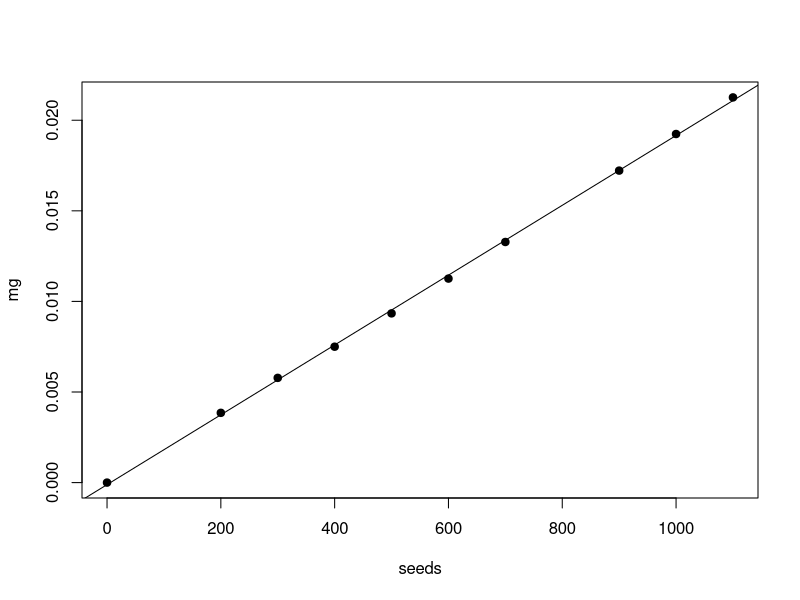
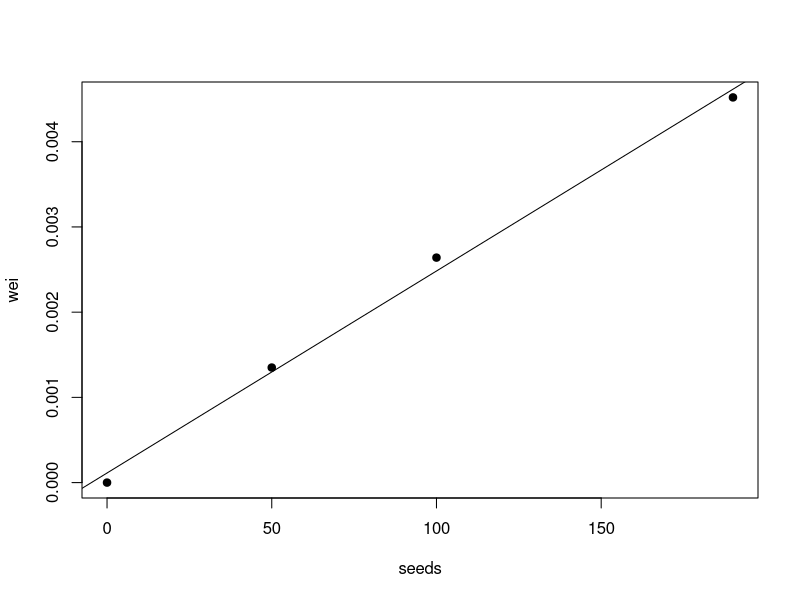
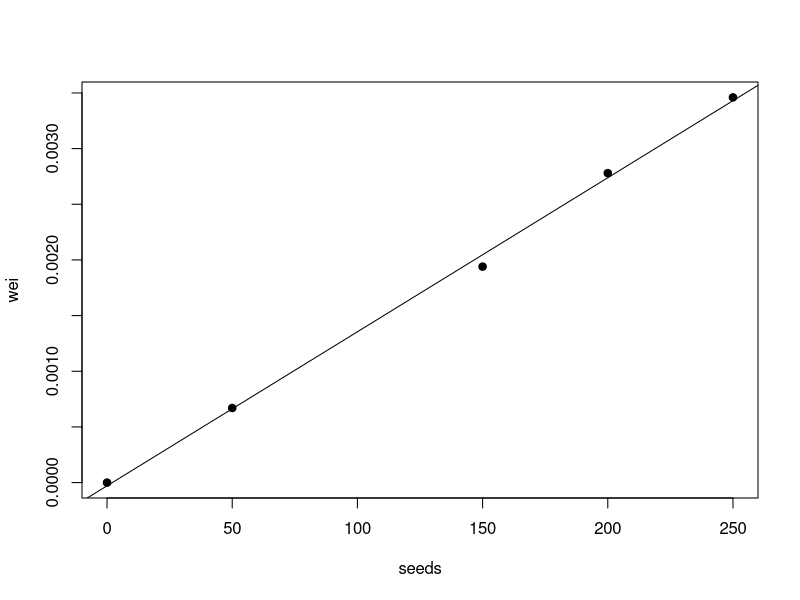

These charts were generated, in order, by the following R code:
library(dplyr)

#### GENERAL CALCULATIONS ####

20* 8*60   # number of seeds necessary in stock
10* 8*60   # number of seeds necessary in stock



60000 / 60 / 8

0.75 * 10000 / 60 / 8
0.75 * 10000 * 230/ 60 / 8



#### Seed by weight
# Using an instrucment RAUCH rauch.co.at, article number XA 52/2X
# col

wei= c(
  0,
  NA,
  0.00385,
  0.00578,
  0.00750,
  0.00934,
  0.01126,
  0.01328,
  NA,
  0.01722,
  0.01924,
  0.02126
)
seeds= seq(0,100*length(wei[-1]),by=100)


mod=lm(wei ~ seeds)
modcol=mod
mod %>% summary()
plot(wei ~ seeds,pch=19, ylab="mg") ;abline(mod)

# bur
wei=c(0,0.00135, 0.00264 , 0.00452 )
seeds= c(0,50, 100, 190)

mod=lm(wei ~ seeds)
modbur=mod
mod %>% summary()
plot(wei ~ seeds,pch=19) ;abline(mod)

# 9965
wei=c(0,0.00067, NA ,0.00194, 0.00278 , 0.00346 )
seeds= c(0,50, 100, 150,200,250)

mod=lm(wei ~ seeds)
mod %>% summary()
mod9965=mod
plot(wei ~ seeds,pch=19) ;abline(mod)

#### How much per epi ####
# an eppi full of 2 ML of seeds weights
wei2ml = 1.1022 # substracted the weight of the eppendorf

options(scipen=999)
mod %>%summary()
wei2ml /coefficients(modcol)[2]
wei2ml /coefficients(modbur)[2]
wei2ml /coefficients(mod9965)[2]


376.7 * (wei2ml/2)  /coefficients(modcol)[2] # total amount of seeds
376.7 * (wei2ml/2)  / coefficients(modcol)[2] * 0.75 / 60 / 8 # in one plot


